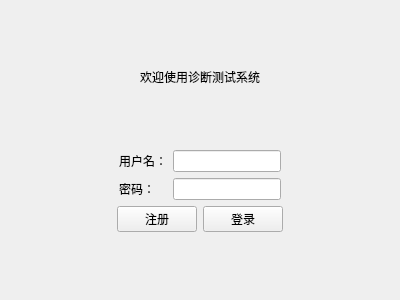
<?xml version="1.0" encoding="UTF-8"?>
<ui version="4.0">
 <class>LoginView</class>
 <widget class="QWidget" name="LoginView">
  <property name="geometry">
   <rect>
    <x>0</x>
    <y>0</y>
    <width>400</width>
    <height>300</height>
   </rect>
  </property>
  <property name="windowTitle">
   <string>登录</string>
  </property>
  <layout class="QVBoxLayout" name="verticalLayout">
   <item>
    <spacer name="verticalSpacer">
     <property name="orientation">
      <enum>Qt::Orientation::Vertical</enum>
     </property>
     <property name="sizeHint" stdset="0">
      <size>
       <width>20</width>
       <height>50</height>
      </size>
     </property>
    </spacer>
   </item>
   <item>
    <widget class="QLabel" name="label">
     <property name="text">
      <string>欢迎使用诊断测试系统</string>
     </property>
     <property name="alignment">
      <set>Qt::AlignmentFlag::AlignCenter</set>
     </property>
    </widget>
   </item>
   <item>
    <spacer name="verticalSpacer_2">
     <property name="orientation">
      <enum>Qt::Orientation::Vertical</enum>
     </property>
     <property name="sizeHint" stdset="0">
      <size>
       <width>20</width>
       <height>49</height>
      </size>
     </property>
    </spacer>
   </item>
   <item>
    <layout class="QHBoxLayout" name="horizontalLayout_2">
     <item>
      <spacer name="horizontalSpacer">
       <property name="orientation">
        <enum>Qt::Orientation::Horizontal</enum>
       </property>
       <property name="sizeHint" stdset="0">
        <size>
         <width>40</width>
         <height>20</height>
        </size>
       </property>
      </spacer>
     </item>
     <item>
      <layout class="QFormLayout" name="formLayout">
       <item row="0" column="0">
        <widget class="QLabel" name="label_2">
         <property name="text">
          <string>用户名：</string>
         </property>
        </widget>
       </item>
       <item row="0" column="1">
        <widget class="QLineEdit" name="inputUserName"/>
       </item>
       <item row="1" column="0">
        <widget class="QLabel" name="label_3">
         <property name="text">
          <string>密码：</string>
         </property>
        </widget>
       </item>
       <item row="1" column="1">
        <widget class="QLineEdit" name="inputUserPassword">
         <property name="echoMode">
          <enum>QLineEdit::EchoMode::Password</enum>
         </property>
        </widget>
       </item>
      </layout>
     </item>
     <item>
      <spacer name="horizontalSpacer_2">
       <property name="orientation">
        <enum>Qt::Orientation::Horizontal</enum>
       </property>
       <property name="sizeHint" stdset="0">
        <size>
         <width>40</width>
         <height>20</height>
        </size>
       </property>
      </spacer>
     </item>
    </layout>
   </item>
   <item>
    <layout class="QHBoxLayout" name="horizontalLayout_3">
     <item>
      <spacer name="horizontalSpacer_3">
       <property name="orientation">
        <enum>Qt::Orientation::Horizontal</enum>
       </property>
       <property name="sizeHint" stdset="0">
        <size>
         <width>40</width>
         <height>20</height>
        </size>
       </property>
      </spacer>
     </item>
     <item>
      <layout class="QHBoxLayout" name="horizontalLayout">
       <item>
        <widget class="QPushButton" name="btSignUp">
         <property name="text">
          <string>注册</string>
         </property>
        </widget>
       </item>
       <item>
        <widget class="QPushButton" name="btSignIn">
         <property name="text">
          <string>登录</string>
         </property>
        </widget>
       </item>
      </layout>
     </item>
     <item>
      <spacer name="horizontalSpacer_4">
       <property name="orientation">
        <enum>Qt::Orientation::Horizontal</enum>
       </property>
       <property name="sizeHint" stdset="0">
        <size>
         <width>40</width>
         <height>20</height>
        </size>
       </property>
      </spacer>
     </item>
    </layout>
   </item>
   <item>
    <spacer name="verticalSpacer_3">
     <property name="orientation">
      <enum>Qt::Orientation::Vertical</enum>
     </property>
     <property name="sizeHint" stdset="0">
      <size>
       <width>20</width>
       <height>50</height>
      </size>
     </property>
    </spacer>
   </item>
  </layout>
 </widget>
 <resources/>
 <connections/>
</ui>
